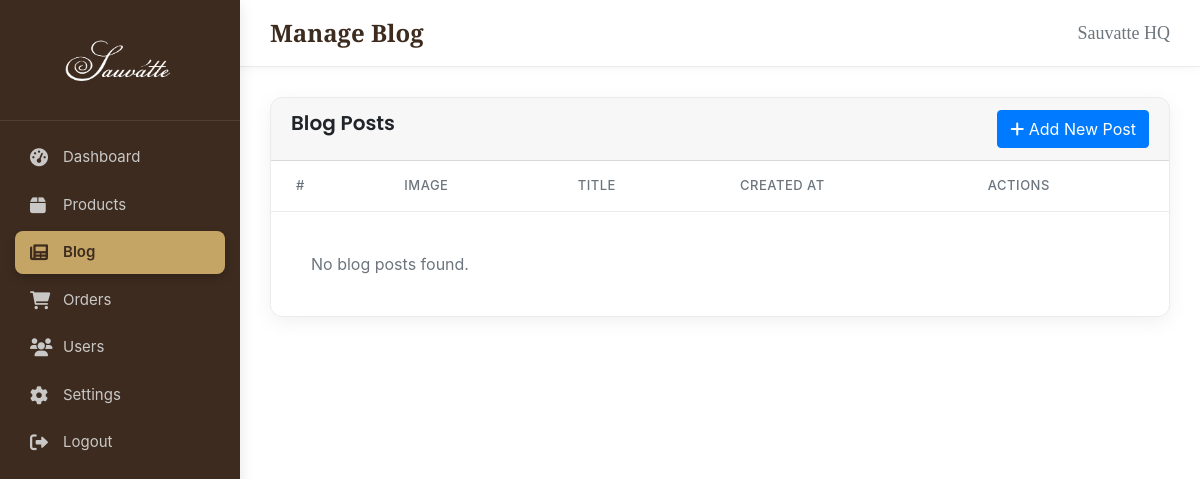
Page /admin/manage_blog.php (signed in) on the earlier database version.
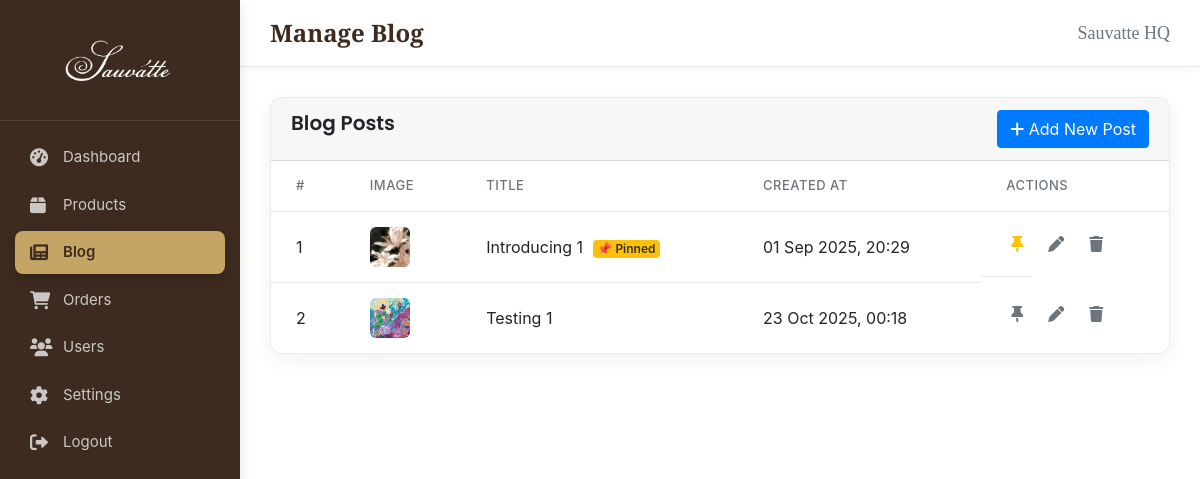
Same page on the later database version.
### tables this page shows
CREATE TABLE `blog` (
  `id` int(11) NOT NULL,
  `title` varchar(255) NOT NULL,
  `content` mediumtext NOT NULL,
  `image_url` varchar(255) NOT NULL,
  `author_id` int(11) DEFAULT NULL,
  `created_at` timestamp NOT NULL DEFAULT current_timestamp(),
  `is_pinned` tinyint(1) NOT NULL DEFAULT 0
);

### admin/manage_blog.php (the view, shortened to what the changed rows need)
<?php
include 'includes/header_admin.php';
$upload_dir = '../uploads/';
?>
<?php
$action = $_GET['action'] ?? 'list';
if ($action === 'add' || $action === 'edit') :
    $post = null;
    $form_action = 'add';
    $button_label = 'Add Post';
    if ($action === 'edit' && isset($_GET['id'])) {
        $id = $_GET['id'];
        $stmt = $conn->prepare("SELECT * FROM blog WHERE id = ?");
        $stmt->bind_param("i", $id);
        $stmt->execute();
        $result = $stmt->get_result();
        $post = $result->fetch_assoc();
        $stmt->close();
        $form_action = 'update';
        $button_label = 'Update Post';
    }
?>
    <div class="card">
        <div class="card-header">
            <h4 class="card-title"><?php echo $action === 'add' ? 'Add New Post' : 'Edit Post'; ?></h4>
        </div>
        <div class="card-body">
            <form action="manage_blog.php" method="POST" enctype="multipart/form-data">
                <input type="hidden" name="action" value="<?php echo $form_action; ?>">
                <?php if ($action === 'edit') : ?>
                    <input type="hidden" name="id" value="<?php echo $post['id']; ?>">
                    <input type="hidden" name="existing_image" value="<?php echo htmlspecialchars($post['image_url']); ?>">
                <?php endif; ?>
                <div class="form-group">
                    <label for="title">Title</label>
                    <input type="text" class="form-control" id="title" name="title" value="<?php echo htmlspecialchars($post['title'] ?? ''); ?>" required>
                </div>
                <div class="form-group">
                    <label for="content">Content</label>
                    <textarea class="form-control" id="content" name="content" rows="10"><?php echo htmlspecialchars($post['content'] ?? ''); ?></textarea>
                </div>
                <div class="form-group">
                    <label for="image">Image</label>
                    <input type="file" id="image" name="image" accept="image/*" class="form-control-file">
                    <?php if ($action === 'edit' && !empty($post['image_url'])) : ?>
                        <p class="mt-2">Current Image: <br><img src="<?php echo $upload_dir . htmlspecialchars($post['image_url']); ?>" alt="Current Image" width="150" style="border-radius: 8px;"></p>
                    <?php endif; ?>
                </div>
                <div class="form-actions">
                    <button type="submit" class="btn btn-primary"><?php echo $button_label; ?></button>
                    <a href="manage_blog.php" class="btn btn-secondary">Cancel</a>
                </div>
            </form>
        </div>
    </div>
<?php else : ?>
    <div class="content-wrapper-card">
        <div class="card-header">
            <h2 class="card-title">Blog Posts</h2>
        </div>
        <div class="card-body no-padding">
            <table class="table-modern">
                <thead>
                    <tr>
                        <th>#</th>
                        <th>Image</th>
                        <th>Title</th>
                        <th>Created At</th>
                        <th>Actions</th>
                    </tr>
                </thead>
                <tbody>
                    <?php
                    $result = $conn->query("SELECT id, title, image_url, created_at, is_pinned FROM blog ORDER BY is_pinned DESC, created_at DESC");
                    if ($result->num_rows > 0) :
                        $nomor = 1;
                        while ($row = $result->fetch_assoc()) :
                    ?>
                            <tr>
                                <td><?php echo $nomor; ?></td>
                                <td><img src="<?php echo $upload_dir . rawurlencode(htmlspecialchars($row['image_url'])); ?>" alt="Blog Image"></td>
                                <td>
                                    <?php echo htmlspecialchars($row['title']); ?>
                                    <?php if ($row['is_pinned']) : ?>
                                        <span class="badge badge-warning" style="background-color:#ffc107; color: #333; margin-left: 5px; font-weight: 600;">📌 Pinned</span>
                                    <?php endif; ?>
                                </td>
                                <td><?php echo date('d M Y, H:i', strtotime($row['created_at'])); ?></td>
                                <td class="actions">
                                    <?php if ($row['is_pinned']) : ?>
                                        <a href="manage_blog.php?action=unpin&id=<?php echo $row['id']; ?>" class="action-icon" title="Unpin Post" onclick="return confirm('Apakah Anda yakin ingin melepas pin post ini?');" style="color: #ffc107;">
                                            <i class="fas fa-thumbtack"></i>
                                        </a>
                                    <?php else : ?>
                                        <a href="manage_blog.php?action=pin&id=<?php echo $row['id']; ?>" class="action-icon" title="Pin Post" onclick="return confirm('Apakah Anda yakin ingin menyematkan post ini? Ini akan melepas pin dari post lain (jika ada).');" style="color: #6c757d;">
                                            <i class="fas fa-thumbtack"></i>
                                        </a>
                                    <?php endif; ?>
                                    <a href="manage_blog.php?action=edit&id=<?php echo $row['id']; ?>" class="action-icon" title="Edit"><i class="fas fa-pen"></i></a>
                                    <a href="manage_blog.php?action=delete&id=<?php echo $row['id']; ?>" class="action-icon" title="Delete" onclick="return confirm('Are you sure you want to delete this post?');"><i class="fas fa-trash"></i></a>
                                </td>
                            </tr>
                    <?php
                            $nomor++;
                        endwhile;
                    else :
                    ?>
                        <tr>
                            <td colspan="5" class="no-data">No blog posts found.</td>
                        </tr>
                    <?php endif; ?>
                </tbody>
            </table>
        </div>
    </div>
<?php endif; ?>
<?php
include 'includes/footer_admin.php';
?>

Differences in the rows shown:
added blog: image_url (picture), title "Introducing 1", is_pinned "📌 Pinned", created_at "01 Sep 2025, 20:29"
added blog: image_url (picture), title "Testing 1", created_at "23 Oct 2025, 00:18"
Other differences:
text no longer shown: "No blog posts found."
